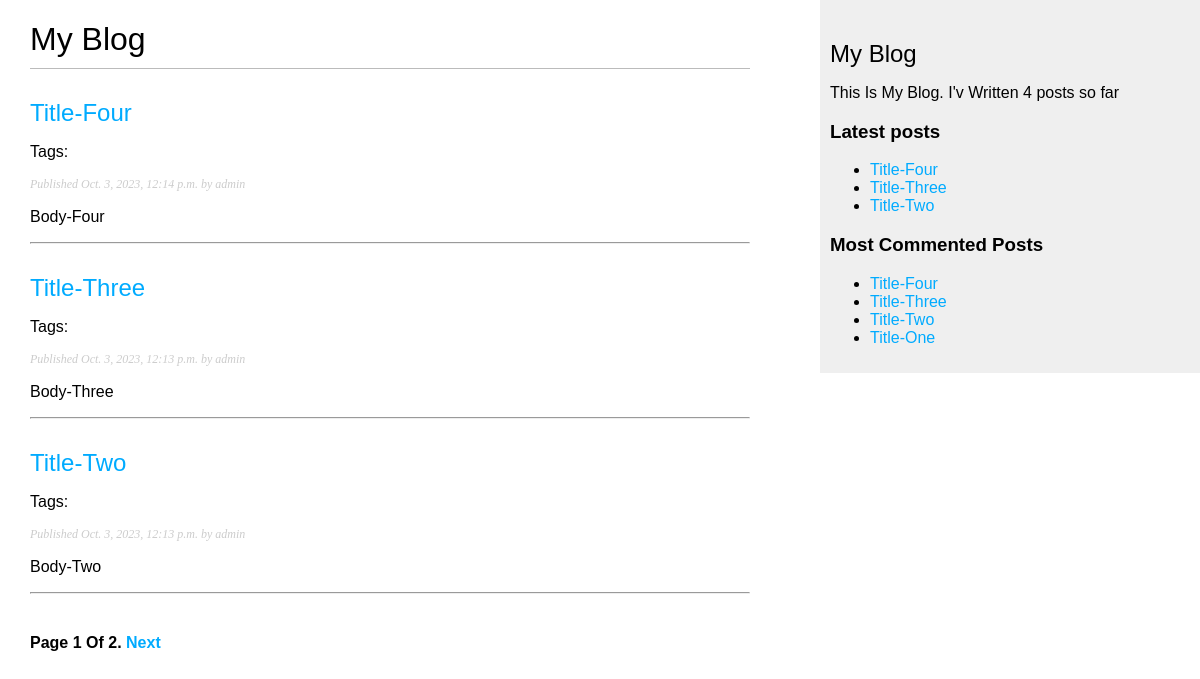
Page /blog/ on the earlier database version.
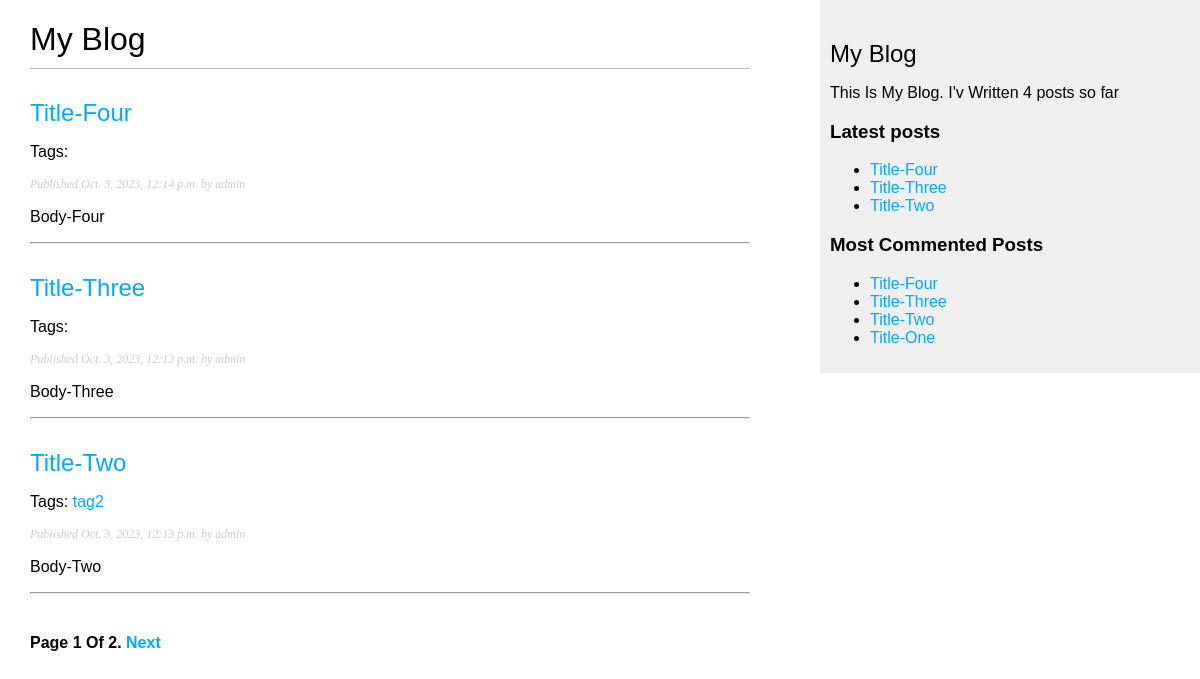
Same page on the later database version.
### blog/models.py (models this page shows, shortened)
class Post(models.Model):
    class Status(models.TextChoices):
        DRAFT = "DF", "Draft"
        PUBLISHED = "PB", "Published"
    title = models.CharField(max_length=250)
    slug = models.SlugField(max_length=250, unique_for_date="publish")
    author = models.ForeignKey(
        User, on_delete=models.CASCADE, related_name="blog_posts"
    )
    body = models.TextField()
    publish = models.DateTimeField(default=timezone.now)
    created = models.DateTimeField(auto_now_add=True)
    updated = models.DateTimeField(auto_now=True)
    status = models.CharField(
        max_length=2, choices=Status.choices, default=Status.DRAFT
    )
    tags = TaggableManager()
    class Meta:
        ordering = ["-publish"]
        indexes = [
            models.Index(fields=["-publish"]),
        ]
    def get_absolute_url(self):
        return reverse(
            "blog:post_details",
            args=[
                self.publish.year,
                self.publish.month,
                self.publish.day,
                self.slug,
            ],
        )

### blog/views.py (the view)
# urls.py: path("", views.posts_list, name="posts_list"),
def posts_list(request, tag_slug=None):
    posts_list = models.Post.objects.all()
    tag = None
    if tag_slug:
        tag = get_object_or_404(Tag, slug=tag_slug)
        posts_list = posts_list.filter(tags__in=[tag])
    paginator = Paginator(posts_list, 3)
    page_number = request.GET.get("page", 1)
    try:
        posts = paginator.page(page_number)
    except PageNotAnInteger:
        posts = paginator.page(1)
    except EmptyPage:
        posts = paginator.page(paginator.num_pages)
    return render(request, "blog/post/list.html", {"posts": posts, "tag": tag})

### blog/templatetags/blog_tags.py (called while the page is built)
@register.simple_tag
def total_posts():
    return Post.objects.count()

@register.inclusion_tag("blog/post/latest_posts.html")
def show_latest_posts(count=5):
    latest_posts = Post.objects.order_by("-publish")[:count]
    return {"latest_posts": latest_posts}

@register.simple_tag
def get_most_commented_posts(count=5):
    return Post.objects.annotate(total_comments=Count("comments")).order_by(
        "-total_comments"
    )[:count]

@register.filter(name="markdown")
def markdown_format(text):
    return mark_safe(markdown.markdown(text))

### blog/templates/blog/post/list.html (shortened to what this page needs)
{% extends "blog/base.html" %}
{%load blog_tags%}
{% block content %}
    <h1>My Blog</h1>
    {% for post in posts %}
        <h2>
        <a href="{{post.get_absolute_url}}">
            {{ post.title }}
        </a>
        </h2>
        <p class="tags">
            Tags:
            {% for tag in post.tags.all %}
                <a href="{% url "blog:posts_list_by_tag" tag.slug %}">
                    {{ tag.name }}
                </a>
            {% endfor %}
        </p>
        <p class="date">
        Published {{ post.publish }} by {{ post.author }}
        </p>
        {{ post.body|markdown|truncatewords:30|linebreaks  }}
        <hr />
    {% endfor %}
    {% include "pagination.html" with page=posts %}
{% endblock %}

### blog/templates/blog/base.html (shortened to what this page needs)
{%load static %}
{%load blog_tags %}
<!DOCTYPE html>
<html lang="en">
<head>
    <link rel="stylesheet" href="{% static "css/blog.css"%}">
</head>
<body>
    <div id="content">
        {% block content %}{% endblock  %}
    </div>
    <div id="sidebar">
        <h2>My Blog</h2>
        <p>This Is My Blog.
            I'v Written {%total_posts%} posts so far
        </p>
        <h3>Latest posts </h3>
        {% show_latest_posts 3 %}
        <h3>Most Commented Posts</h3>
        {% get_most_commented_posts as most_commented_posts%}
        <ul>
            {% for post in most_commented_posts %}
                <li>
                    <a href="{{post.get_absolute_url}}">{{post.title}}</a>
                </li>
            {% endfor %}
        </ul>
    </div>
</body>
</html>

### blog/templates/pagination.html (shortened to what this page needs)
<div class="pagination">
    <span class="step-link">
       <span class="current">
            Page {{page.number}} Of {{page.paginator.num_pages}}.
       </span>
       {% if page.has_next %}
        <a href="?page={{page.next_page_number}}">Next</a>
       {% endif %}
    </span>
</div>

### blog/templates/blog/post/latest_posts.html
<ul>
    {% for post in latest_posts %}
        <li>
            <a href="{{post.get_absolute_url}}">{{post.title}}</a>
        </li>
    {% endfor %}
</ul>

### blog/static/css/blog.css (style rules this page uses)
body { margin:0; padding:0; font-family:helvetica, sans-serif; }
a { color:#00abff; text-decoration:none; }
h1 { font-weight:normal; border-bottom:1px solid #bbb; padding:0 0 10px 0; }
h2 { font-weight:normal; margin:30px 0 0; }
#content { float:left; width:60%; padding:0 0 0 30px; }
#sidebar { float:right; width:30%; padding:10px; background:#efefef; height:100%; }
p.date { color:#ccc; font-family: georgia, serif; font-size: 12px; font-style: italic; }
.pagination { margin:40px 0; font-weight:bold; }

Differences in the rows shown:
changed Post "Title-Two": gains Tag (name "tag2")
